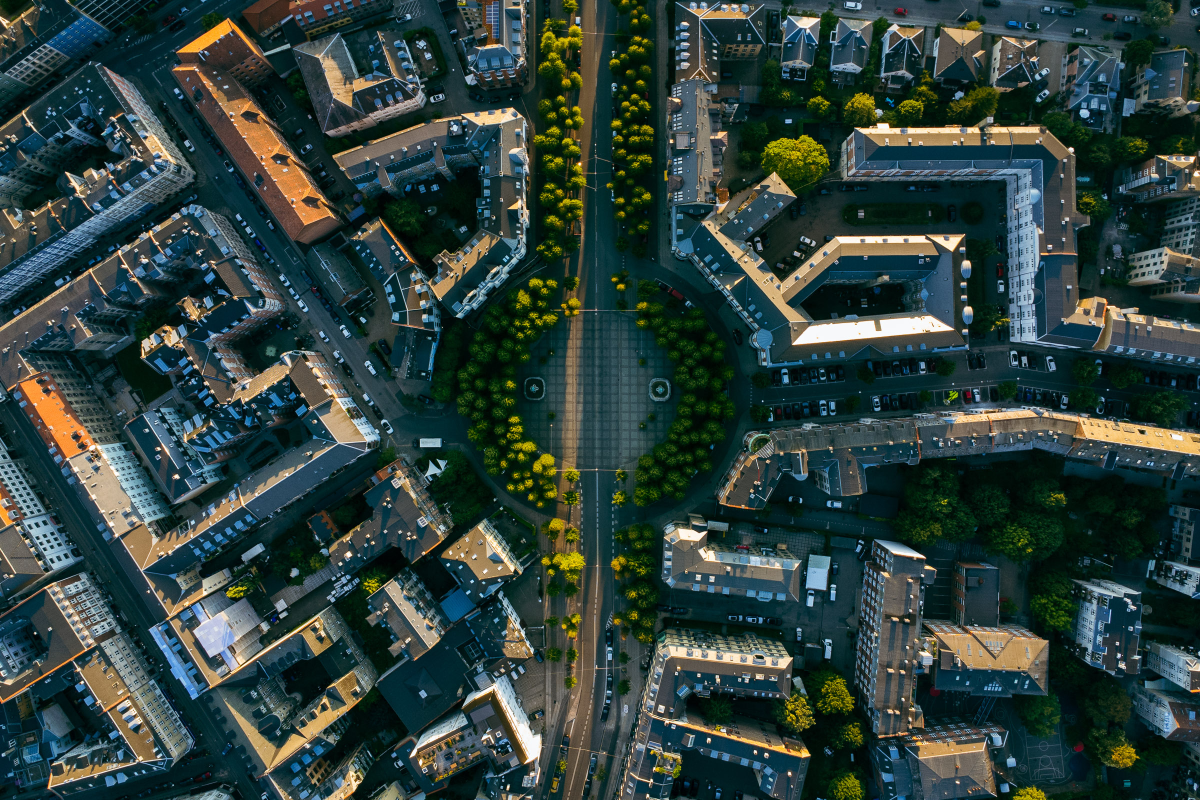
#> input picture photography/20220813_Frederiksberg Allé, Copenhagen, Denmark.jpg, 2400 x 1600 px, found by its file name (shown at 1/2 size); its folder holds only this picture in this run
$ python build-thumbnails.py
#> lines starting #> are read from the running program, lines starting #| are printed output that depends on the picture
#!/usr/bin/env python3
"""
Generate WebP thumbnails for the photo gallery.

Reads  : photography/*.jpg
Writes : <dest>/photography/thumb/<same name>.webp

The thumbnails are built into the published site only. They are never committed
to the repository, so adding a photo never adds a second file to keep track of
and the repository does not grow beyond the originals.

Run by .github/workflows/deploy.yml straight after Jekyll builds, so that the
output lands inside _site alongside the pages.

Usage: python3 tools/build-thumbnails.py [destination]   (default: _site)
"""

import os
import sys
from PIL import Image, ImageOps

SOURCE_DIR = "photography"
THUMB_WIDTH = 600
THUMB_QUALITY = 78
VIEW_WIDTH = 2000
VIEW_QUALITY = 82
IMAGE_EXTENSIONS = {".jpg", ".jpeg", ".png", ".JPG", ".JPEG", ".PNG"}


def main(destination):
#> called with destination = '_site'
    if not os.path.isdir(SOURCE_DIR):
        sys.exit(f"ERROR: source folder '{SOURCE_DIR}' not found. "
                 f"Run this from the repository root.")

    output_dir = os.path.join(destination, SOURCE_DIR, "thumb")
    view_dir = os.path.join(destination, SOURCE_DIR, "view")
    os.makedirs(output_dir, exist_ok=True)
    os.makedirs(view_dir, exist_ok=True)

    sources = []
    skipped = []
    for name in sorted(os.listdir(SOURCE_DIR)):
        if os.path.splitext(name)[1] in IMAGE_EXTENSIONS:
            sources.append(name)
        else:
            skipped.append(name)

    written = 0
    total_in = 0
    total_out = 0
    total_view = 0

    for name in sources:
        stem = os.path.splitext(name)[0]
        source_path = os.path.join(SOURCE_DIR, name)
        target_path = os.path.join(output_dir, stem + ".webp")
        view_path = os.path.join(view_dir, stem + ".webp")
        try:
            with Image.open(source_path) as im:
#> im is the input picture: PIL image 2400x1600 RGB; mean R, G, B 47.1, 65.3, 60.8
                im = ImageOps.exif_transpose(im).convert("RGB")
                # grid thumbnail
                height = round(im.height * THUMB_WIDTH / im.width)
#> height = 400
                im.resize((THUMB_WIDTH, height), Image.LANCZOS).save(
                    target_path, "WEBP", quality=THUMB_QUALITY, method=5
                )
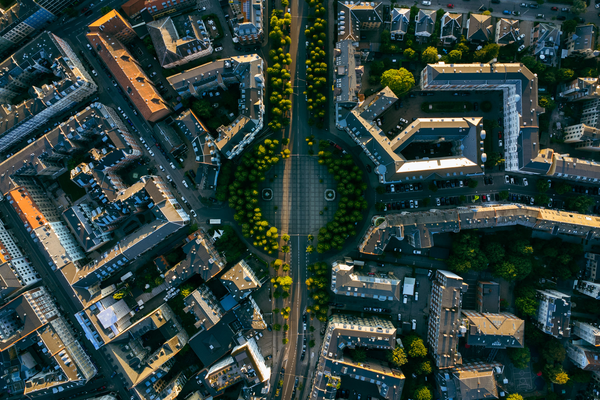
#> saved as 20220813_Frederiksberg Allé, Copenhagen, Denmark.webp: PIL image 600x400 RGB; mean R, G, B 47.3, 65.3, 60.8
                # lightbox image: big enough for any screen, roughly half the
                # bytes of the original, which is what makes arrowing fast
                vw = min(VIEW_WIDTH, im.width)
#> vw = 2000
                vh = round(im.height * vw / im.width)
#> vh = 1333
                im.resize((vw, vh), Image.LANCZOS).save(
                    view_path, "WEBP", quality=VIEW_QUALITY, method=5
                )
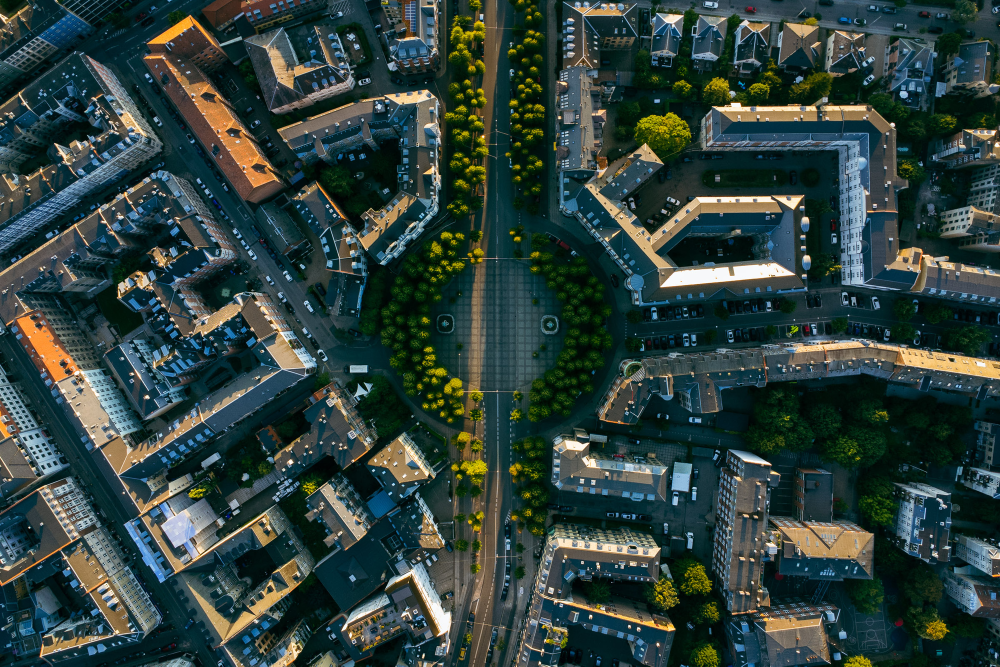
#> saved as 20220813_Frederiksberg Allé, Copenhagen, Denmark.webp: PIL image 2000x1333 RGB (shown at 1/2 size); mean R, G, B 47.2, 65.3, 60.8
        except Exception as error:
            sys.exit(f"ERROR while processing '{name}': {error}")

        written += 1
        total_in += os.path.getsize(source_path)
        total_out += os.path.getsize(target_path)
        total_view += os.path.getsize(view_path)

    # Guard rails. If these fail we stop the build rather than publish a gallery
    # of broken images. A failed build leaves the previous site live.
    if not sources:
        sys.exit(f"ERROR: no images found in '{SOURCE_DIR}'. "
                 f"Refusing to publish an empty gallery.")
    if written != len(sources):
        sys.exit(f"ERROR: {len(sources)} images found but only {written} "
                 f"thumbnails written. Refusing to publish a partial gallery.")

    saving = (1 - total_out / total_in) * 100 if total_in else 0
    view_saving = (1 - total_view / total_in) * 100 if total_in else 0
    print(f"images processed   : {written}")
    print(f"originals          : {total_in / 1e6:.1f} MB")
    print(f"grid thumbnails    : {total_out / 1e6:.2f} MB  ({saving:.0f}% smaller)")
    print(f"lightbox images    : {total_view / 1e6:.2f} MB  ({view_saving:.0f}% smaller)")
    if skipped:
        print(f"non-image files skipped: {len(skipped)} ({', '.join(skipped[:5])})")


if __name__ == "__main__":
    main(sys.argv[1] if len(sys.argv) > 1 else "_site")

$ run again, on photography/20230124_Choi Hung Estate, Hong Kong.jpg
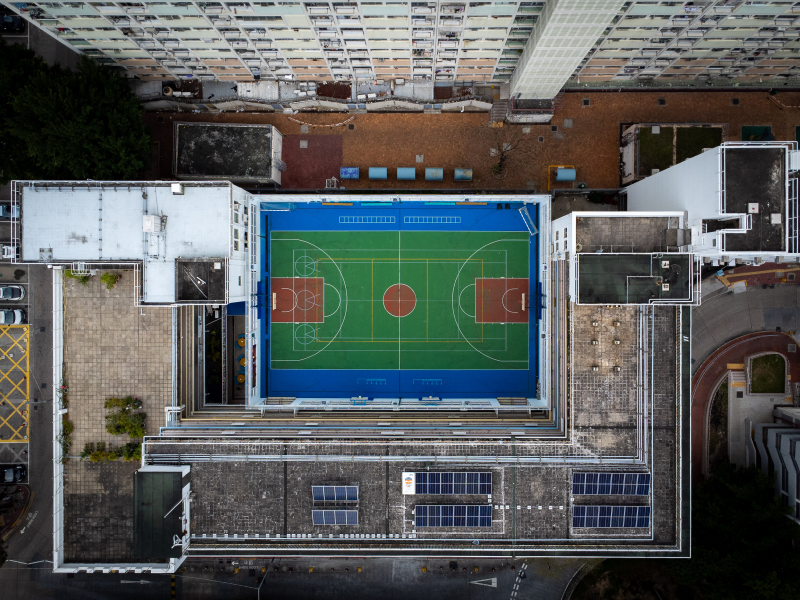
#> input picture photography/20230124_Choi Hung Estate, Hong Kong.jpg, 2400 x 1800 px, found by its file name (shown at 1/3 size)
#> in main, im is the input picture: PIL image 2400x1800 RGB; mean R, G, B 87.6, 92, 91.2
#> in main, `im.resize((THUMB_WIDTH, height), Image.LANCZOS).save( target_path, "WE..`:
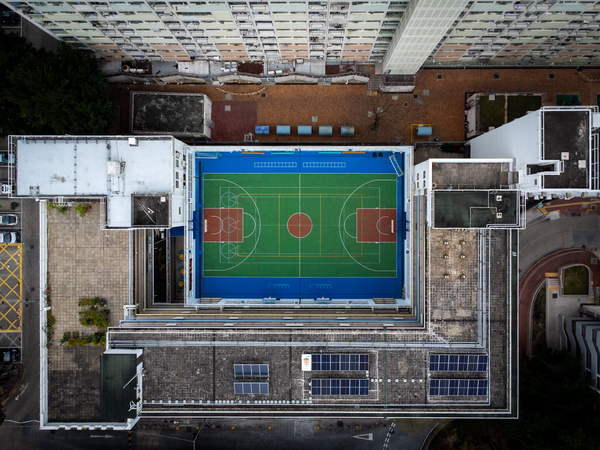
#> saved as 20230124_Choi Hung Estate, Hong Kong.webp: PIL image 600x450 RGB; mean R, G, B 87.6, 92, 91.2
#> in main, `im.resize((vw, vh), Image.LANCZOS).save( view_path, "WEBP", quality=VI..`:
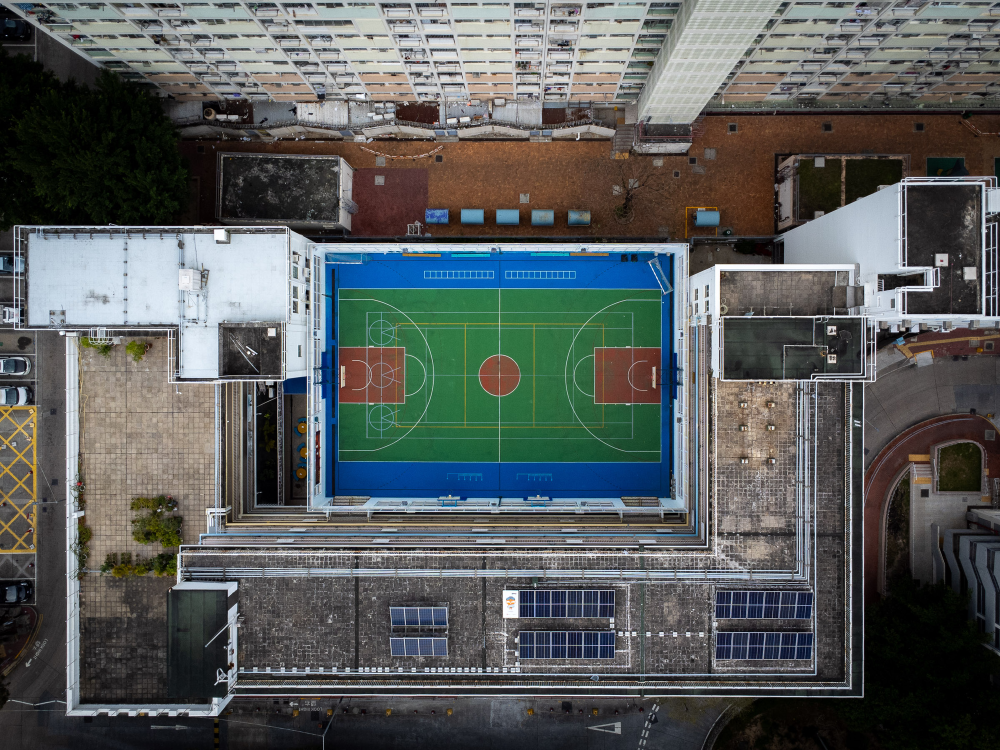
#> saved as 20230124_Choi Hung Estate, Hong Kong.webp: PIL image 2000x1500 RGB (shown at 1/2 size); mean R, G, B 87.6, 92, 91.2

$ run again, on photography/20230124_Temple Street Night Market, Hong Kong.jpg
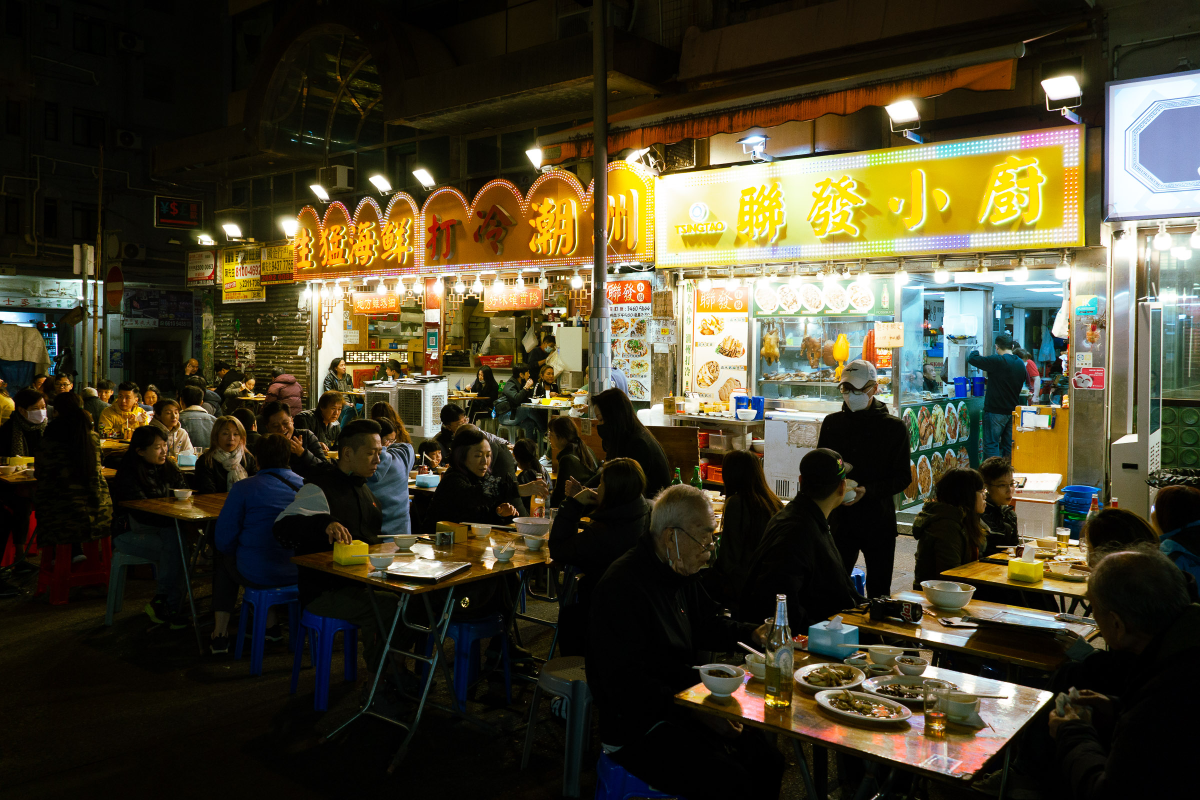
#> input picture photography/20230124_Temple Street Night Market, Hong Kong.jpg, 2400 x 1600 px, found by its file name (shown at 1/2 size)
#> in main, im is the input picture: PIL image 2400x1600 RGB; mean R, G, B 69.6, 63.6, 43.1
#> in main, `im.resize((THUMB_WIDTH, height), Image.LANCZOS).save( target_path, "WE..`:
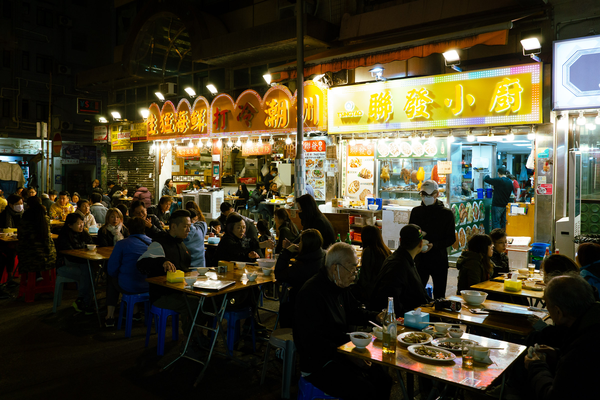
#> saved as 20230124_Temple Street Night Market, Hong Kong.webp: PIL image 600x400 RGB; mean R, G, B 69.6, 63.6, 43.2
#> in main, `im.resize((vw, vh), Image.LANCZOS).save( view_path, "WEBP", quality=VI..`:
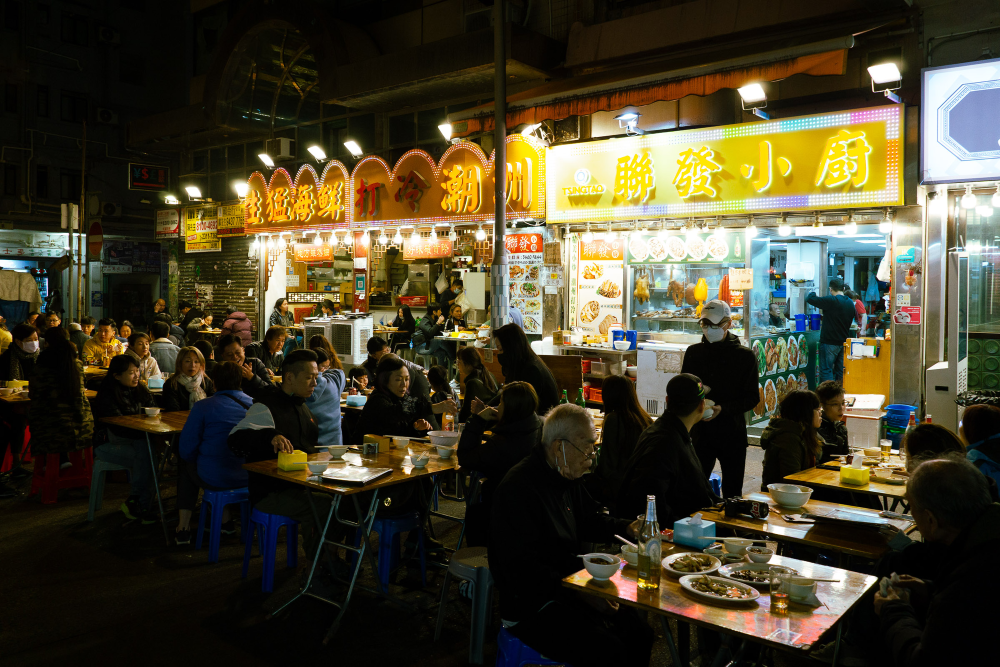
#> saved as 20230124_Temple Street Night Market, Hong Kong.webp: PIL image 2000x1333 RGB (shown at 1/2 size); mean R, G, B 69.6, 63.6, 43.1

$ run again, on photography/20220813_The Lakes, Copenhagen, Denmark.jpg
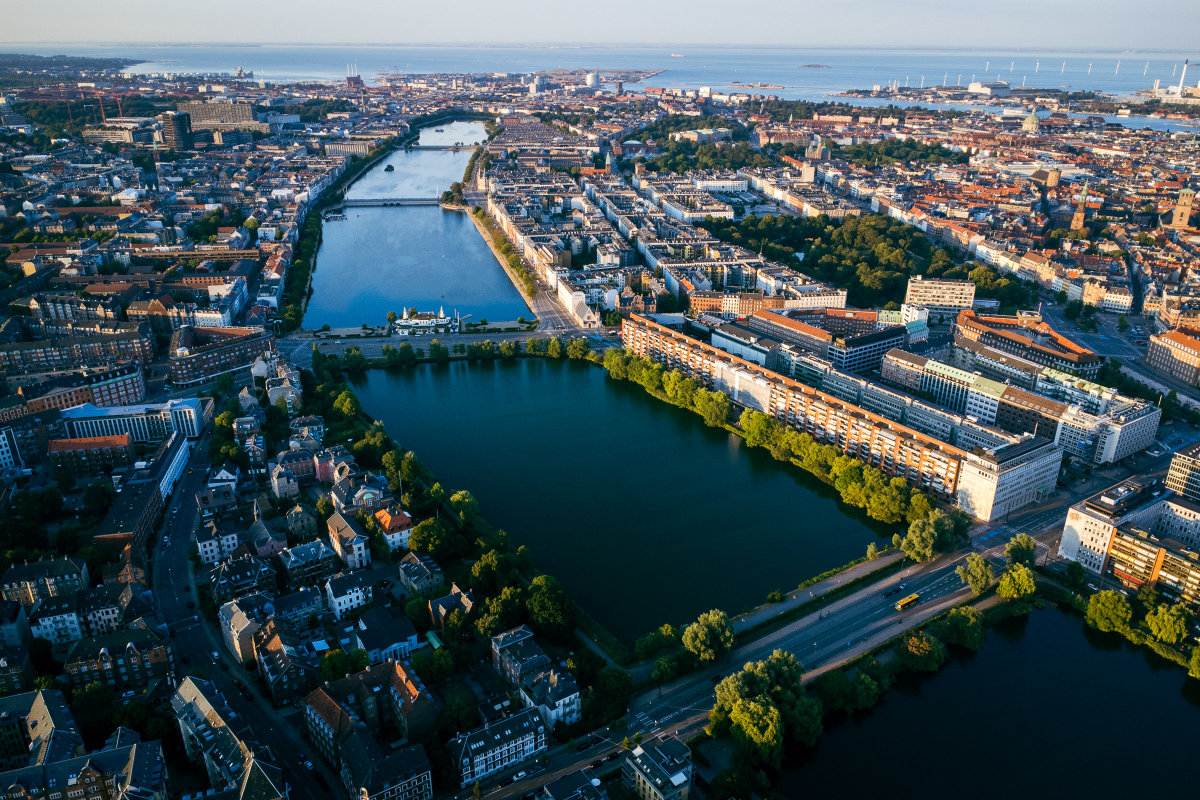
#> input picture photography/20220813_The Lakes, Copenhagen, Denmark.jpg, 2400 x 1600 px, found by its file name (shown at 1/2 size)
#> in main, im is the input picture: PIL image 2400x1600 RGB; mean R, G, B 65.3, 83.3, 88.9
#> in main, `im.resize((THUMB_WIDTH, height), Image.LANCZOS).save( target_path, "WE..`:
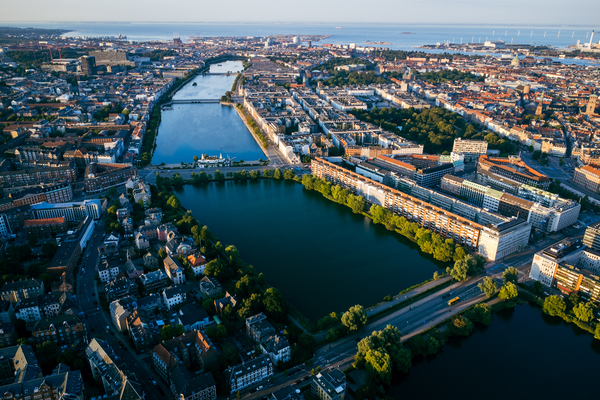
#> saved as 20220813_The Lakes, Copenhagen, Denmark.webp: PIL image 600x400 RGB; mean R, G, B 65.4, 83.3, 88.9
